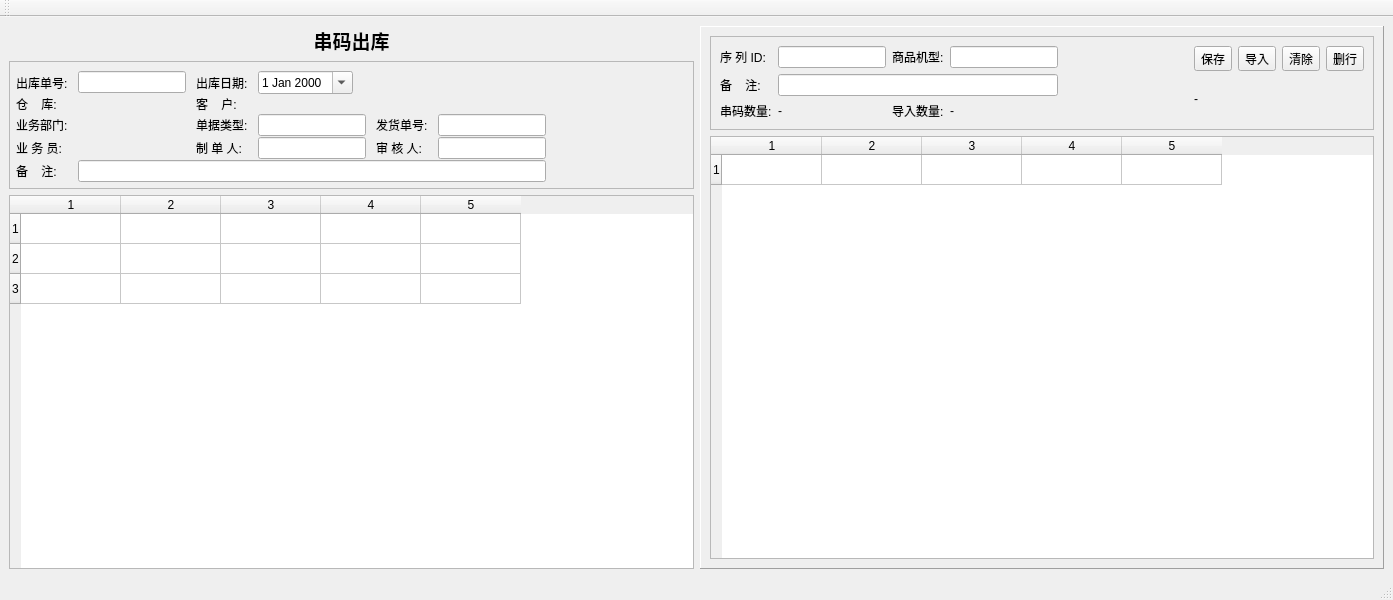
<?xml version="1.0" encoding="UTF-8"?>
<ui version="4.0">
 <class>RdOutImeiWin</class>
 <widget class="QMainWindow" name="RdOutImeiWin">
  <property name="geometry">
   <rect>
    <x>0</x>
    <y>0</y>
    <width>1393</width>
    <height>600</height>
   </rect>
  </property>
  <property name="windowTitle">
   <string>MainWindow</string>
  </property>
  <widget class="QWidget" name="centralwidget">
   <layout class="QHBoxLayout" name="horizontalLayout_2">
    <item>
     <layout class="QGridLayout" name="gridLayout">
      <item row="1" column="0" rowspan="2">
       <widget class="QFrame" name="frame_2">
        <property name="frameShape">
         <enum>QFrame::StyledPanel</enum>
        </property>
        <property name="frameShadow">
         <enum>QFrame::Plain</enum>
        </property>
        <layout class="QVBoxLayout" name="verticalLayout">
         <property name="spacing">
          <number>1</number>
         </property>
         <property name="margin">
          <number>0</number>
         </property>
         <item>
          <widget class="QFrame" name="frame_4">
           <property name="frameShape">
            <enum>QFrame::NoFrame</enum>
           </property>
           <property name="frameShadow">
            <enum>QFrame::Plain</enum>
           </property>
           <property name="lineWidth">
            <number>0</number>
           </property>
           <layout class="QHBoxLayout" name="horizontalLayout_4">
            <property name="margin">
             <number>1</number>
            </property>
           </layout>
          </widget>
         </item>
         <item>
          <layout class="QGridLayout" name="headGridLayout">
           <property name="horizontalSpacing">
            <number>10</number>
           </property>
           <property name="margin">
            <number>6</number>
           </property>
           <item row="5" column="0">
            <widget class="QLabel" name="label_9">
             <property name="text">
              <string>备    注:</string>
             </property>
            </widget>
           </item>
           <item row="5" column="8">
            <widget class="QLabel" name="rdLabel">
             <property name="text">
              <string/>
             </property>
            </widget>
           </item>
           <item row="3" column="3">
            <widget class="QLineEdit" name="makerEdit">
             <property name="sizePolicy">
              <sizepolicy hsizetype="Fixed" vsizetype="Fixed">
               <horstretch>0</horstretch>
               <verstretch>0</verstretch>
              </sizepolicy>
             </property>
             <property name="readOnly">
              <bool>true</bool>
             </property>
            </widget>
           </item>
           <item row="3" column="4">
            <widget class="QLabel" name="label_10">
             <property name="text">
              <string>审 核 人:</string>
             </property>
            </widget>
           </item>
           <item row="1" column="0">
            <widget class="QLabel" name="label_7">
             <property name="text">
              <string>仓    库:</string>
             </property>
            </widget>
           </item>
           <item row="3" column="1">
            <widget class="QkSearchEditBox" name="userSearchEditbox">
             <property name="sizePolicy">
              <sizepolicy hsizetype="Fixed" vsizetype="Fixed">
               <horstretch>0</horstretch>
               <verstretch>0</verstretch>
              </sizepolicy>
             </property>
            </widget>
           </item>
           <item row="3" column="2">
            <widget class="QLabel" name="label_8">
             <property name="text">
              <string>制 单 人:</string>
             </property>
            </widget>
           </item>
           <item row="1" column="1">
            <widget class="QkSearchEditBox" name="whSearchEditbox"/>
           </item>
           <item row="2" column="0">
            <widget class="QLabel" name="label_6">
             <property name="sizePolicy">
              <sizepolicy hsizetype="Fixed" vsizetype="Preferred">
               <horstretch>0</horstretch>
               <verstretch>0</verstretch>
              </sizepolicy>
             </property>
             <property name="text">
              <string>业务部门:</string>
             </property>
            </widget>
           </item>
           <item row="2" column="1">
            <widget class="QkSearchEditBox" name="depSearchEditbox">
             <property name="sizePolicy">
              <sizepolicy hsizetype="Minimum" vsizetype="Fixed">
               <horstretch>0</horstretch>
               <verstretch>0</verstretch>
              </sizepolicy>
             </property>
            </widget>
           </item>
           <item row="3" column="0">
            <widget class="QLabel" name="label_12">
             <property name="sizePolicy">
              <sizepolicy hsizetype="Fixed" vsizetype="Preferred">
               <horstretch>0</horstretch>
               <verstretch>0</verstretch>
              </sizepolicy>
             </property>
             <property name="text">
              <string>业 务 员:</string>
             </property>
            </widget>
           </item>
           <item row="0" column="3">
            <widget class="QDateEdit" name="dateEdit">
             <property name="sizePolicy">
              <sizepolicy hsizetype="Fixed" vsizetype="Fixed">
               <horstretch>0</horstretch>
               <verstretch>0</verstretch>
              </sizepolicy>
             </property>
             <property name="calendarPopup">
              <bool>true</bool>
             </property>
            </widget>
           </item>
           <item row="0" column="1">
            <widget class="QLineEdit" name="noEdit">
             <property name="sizePolicy">
              <sizepolicy hsizetype="Fixed" vsizetype="Fixed">
               <horstretch>0</horstretch>
               <verstretch>0</verstretch>
              </sizepolicy>
             </property>
             <property name="dragEnabled">
              <bool>true</bool>
             </property>
             <property name="readOnly">
              <bool>true</bool>
             </property>
            </widget>
           </item>
           <item row="0" column="2">
            <widget class="QLabel" name="label_2">
             <property name="sizePolicy">
              <sizepolicy hsizetype="Fixed" vsizetype="Preferred">
               <horstretch>0</horstretch>
               <verstretch>0</verstretch>
              </sizepolicy>
             </property>
             <property name="text">
              <string>出库日期:</string>
             </property>
            </widget>
           </item>
           <item row="0" column="0">
            <widget class="QLabel" name="idLabel">
             <property name="sizePolicy">
              <sizepolicy hsizetype="Fixed" vsizetype="Preferred">
               <horstretch>0</horstretch>
               <verstretch>0</verstretch>
              </sizepolicy>
             </property>
             <property name="text">
              <string>出库单号:</string>
             </property>
            </widget>
           </item>
           <item row="3" column="5">
            <widget class="QLineEdit" name="auditEdit">
             <property name="sizePolicy">
              <sizepolicy hsizetype="Fixed" vsizetype="Fixed">
               <horstretch>0</horstretch>
               <verstretch>0</verstretch>
              </sizepolicy>
             </property>
             <property name="readOnly">
              <bool>true</bool>
             </property>
            </widget>
           </item>
           <item row="1" column="2">
            <widget class="QLabel" name="label_3">
             <property name="sizePolicy">
              <sizepolicy hsizetype="Fixed" vsizetype="Preferred">
               <horstretch>0</horstretch>
               <verstretch>0</verstretch>
              </sizepolicy>
             </property>
             <property name="text">
              <string>客    户:</string>
             </property>
            </widget>
           </item>
           <item row="2" column="2">
            <widget class="QLabel" name="label">
             <property name="text">
              <string>单据类型:</string>
             </property>
            </widget>
           </item>
           <item row="2" column="3">
            <widget class="QLineEdit" name="busTypeEdit">
             <property name="sizePolicy">
              <sizepolicy hsizetype="Fixed" vsizetype="Fixed">
               <horstretch>0</horstretch>
               <verstretch>0</verstretch>
              </sizepolicy>
             </property>
            </widget>
           </item>
           <item row="1" column="3" colspan="3">
            <widget class="QkSearchEditBox" name="venSearchEditbox">
             <property name="sizePolicy">
              <sizepolicy hsizetype="Preferred" vsizetype="Fixed">
               <horstretch>0</horstretch>
               <verstretch>0</verstretch>
              </sizepolicy>
             </property>
            </widget>
           </item>
           <item row="2" column="4">
            <widget class="QLabel" name="arrivalLabel">
             <property name="sizePolicy">
              <sizepolicy hsizetype="Fixed" vsizetype="Fixed">
               <horstretch>0</horstretch>
               <verstretch>0</verstretch>
              </sizepolicy>
             </property>
             <property name="text">
              <string>发货单号:</string>
             </property>
            </widget>
           </item>
           <item row="2" column="5">
            <widget class="QLineEdit" name="arrivalNoEdit">
             <property name="sizePolicy">
              <sizepolicy hsizetype="Fixed" vsizetype="Fixed">
               <horstretch>0</horstretch>
               <verstretch>0</verstretch>
              </sizepolicy>
             </property>
             <property name="readOnly">
              <bool>true</bool>
             </property>
            </widget>
           </item>
           <item row="5" column="1" colspan="5">
            <widget class="QLineEdit" name="memoEdit"/>
           </item>
          </layout>
         </item>
        </layout>
       </widget>
      </item>
      <item row="0" column="0">
       <widget class="QLabel" name="label_16">
        <property name="font">
         <font>
          <family>微软雅黑</family>
          <pointsize>14</pointsize>
          <weight>75</weight>
          <bold>true</bold>
         </font>
        </property>
        <property name="text">
         <string>串码出库</string>
        </property>
        <property name="alignment">
         <set>Qt::AlignCenter</set>
        </property>
       </widget>
      </item>
      <item row="4" column="0">
       <widget class="QTableWidget" name="tableWidget">
        <property name="cornerButtonEnabled">
         <bool>true</bool>
        </property>
        <property name="rowCount">
         <number>3</number>
        </property>
        <property name="columnCount">
         <number>5</number>
        </property>
        <attribute name="horizontalHeaderCascadingSectionResizes">
         <bool>false</bool>
        </attribute>
        <attribute name="horizontalHeaderHighlightSections">
         <bool>true</bool>
        </attribute>
        <attribute name="horizontalHeaderShowSortIndicator" stdset="0">
         <bool>false</bool>
        </attribute>
        <attribute name="horizontalHeaderStretchLastSection">
         <bool>false</bool>
        </attribute>
        <attribute name="verticalHeaderCascadingSectionResizes">
         <bool>false</bool>
        </attribute>
        <attribute name="verticalHeaderHighlightSections">
         <bool>true</bool>
        </attribute>
        <attribute name="verticalHeaderStretchLastSection">
         <bool>false</bool>
        </attribute>
        <row/>
        <row/>
        <row/>
        <column/>
        <column/>
        <column/>
        <column/>
        <column/>
       </widget>
      </item>
     </layout>
    </item>
    <item>
     <widget class="QFrame" name="frame">
      <property name="frameShape">
       <enum>QFrame::Panel</enum>
      </property>
      <property name="frameShadow">
       <enum>QFrame::Raised</enum>
      </property>
      <layout class="QVBoxLayout" name="verticalLayout_2">
       <item>
        <widget class="QFrame" name="frame_3">
         <property name="frameShape">
          <enum>QFrame::StyledPanel</enum>
         </property>
         <property name="frameShadow">
          <enum>QFrame::Plain</enum>
         </property>
         <layout class="QHBoxLayout" name="horizontalLayout">
          <property name="leftMargin">
           <number>9</number>
          </property>
          <property name="topMargin">
           <number>9</number>
          </property>
          <item>
           <layout class="QGridLayout" name="gridLayout_2">
            <item row="0" column="1">
             <widget class="QLineEdit" name="idxEdit">
              <property name="sizePolicy">
               <sizepolicy hsizetype="Fixed" vsizetype="Fixed">
                <horstretch>0</horstretch>
                <verstretch>0</verstretch>
               </sizepolicy>
              </property>
              <property name="readOnly">
               <bool>true</bool>
              </property>
             </widget>
            </item>
            <item row="0" column="3">
             <widget class="QLineEdit" name="nameEdit">
              <property name="sizePolicy">
               <sizepolicy hsizetype="Fixed" vsizetype="Fixed">
                <horstretch>0</horstretch>
                <verstretch>0</verstretch>
               </sizepolicy>
              </property>
              <property name="readOnly">
               <bool>true</bool>
              </property>
             </widget>
            </item>
            <item row="0" column="4">
             <spacer name="horizontalSpacer">
              <property name="orientation">
               <enum>Qt::Horizontal</enum>
              </property>
              <property name="sizeHint" stdset="0">
               <size>
                <width>40</width>
                <height>20</height>
               </size>
              </property>
             </spacer>
            </item>
            <item row="0" column="0">
             <widget class="QLabel" name="label_5">
              <property name="sizePolicy">
               <sizepolicy hsizetype="Fixed" vsizetype="Preferred">
                <horstretch>0</horstretch>
                <verstretch>0</verstretch>
               </sizepolicy>
              </property>
              <property name="text">
               <string>序 列 ID:</string>
              </property>
             </widget>
            </item>
            <item row="1" column="0">
             <widget class="QLabel" name="label_11">
              <property name="text">
               <string>备    注:</string>
              </property>
             </widget>
            </item>
            <item row="0" column="2">
             <widget class="QLabel" name="label_4">
              <property name="sizePolicy">
               <sizepolicy hsizetype="Fixed" vsizetype="Preferred">
                <horstretch>0</horstretch>
                <verstretch>0</verstretch>
               </sizepolicy>
              </property>
              <property name="text">
               <string>商品机型:</string>
              </property>
             </widget>
            </item>
            <item row="1" column="1" colspan="3">
             <widget class="QLineEdit" name="mEdit"/>
            </item>
            <item row="2" column="1">
             <widget class="QLabel" name="label_14">
              <property name="text">
               <string>-</string>
              </property>
             </widget>
            </item>
            <item row="2" column="3">
             <widget class="QLabel" name="label_13">
              <property name="text">
               <string>-</string>
              </property>
             </widget>
            </item>
            <item row="2" column="0">
             <widget class="QLabel" name="label_17">
              <property name="text">
               <string>串码数量:</string>
              </property>
             </widget>
            </item>
            <item row="2" column="2">
             <widget class="QLabel" name="label_18">
              <property name="text">
               <string>导入数量:</string>
              </property>
             </widget>
            </item>
           </layout>
          </item>
          <item>
           <layout class="QGridLayout" name="gridLayout_3">
            <item row="0" column="2">
             <widget class="QToolButton" name="importButton">
              <property name="text">
               <string>导入</string>
              </property>
              <property name="iconSize">
               <size>
                <width>24</width>
                <height>24</height>
               </size>
              </property>
              <property name="toolButtonStyle">
               <enum>Qt::ToolButtonTextUnderIcon</enum>
              </property>
             </widget>
            </item>
            <item row="0" column="4">
             <widget class="QToolButton" name="delButton">
              <property name="text">
               <string>删行</string>
              </property>
              <property name="iconSize">
               <size>
                <width>24</width>
                <height>24</height>
               </size>
              </property>
              <property name="toolButtonStyle">
               <enum>Qt::ToolButtonTextUnderIcon</enum>
              </property>
             </widget>
            </item>
            <item row="0" column="1">
             <widget class="QToolButton" name="saveButton">
              <property name="text">
               <string>保存</string>
              </property>
              <property name="iconSize">
               <size>
                <width>24</width>
                <height>24</height>
               </size>
              </property>
              <property name="toolButtonStyle">
               <enum>Qt::ToolButtonTextUnderIcon</enum>
              </property>
             </widget>
            </item>
            <item row="0" column="3">
             <widget class="QToolButton" name="clearButton">
              <property name="text">
               <string>清除</string>
              </property>
              <property name="iconSize">
               <size>
                <width>24</width>
                <height>24</height>
               </size>
              </property>
              <property name="toolButtonStyle">
               <enum>Qt::ToolButtonTextUnderIcon</enum>
              </property>
             </widget>
            </item>
            <item row="1" column="1">
             <widget class="QLabel" name="label_15">
              <property name="text">
               <string>-</string>
              </property>
             </widget>
            </item>
           </layout>
          </item>
         </layout>
        </widget>
       </item>
       <item>
        <widget class="QTableWidget" name="tableWidget2">
         <property name="sizePolicy">
          <sizepolicy hsizetype="Expanding" vsizetype="Expanding">
           <horstretch>0</horstretch>
           <verstretch>0</verstretch>
          </sizepolicy>
         </property>
         <property name="rowCount">
          <number>1</number>
         </property>
         <property name="columnCount">
          <number>5</number>
         </property>
         <row/>
         <column/>
         <column/>
         <column/>
         <column/>
         <column/>
        </widget>
       </item>
      </layout>
     </widget>
    </item>
   </layout>
  </widget>
  <widget class="QStatusBar" name="statusbar"/>
  <widget class="QToolBar" name="toolBar">
   <property name="windowTitle">
    <string>toolBar</string>
   </property>
   <attribute name="toolBarArea">
    <enum>TopToolBarArea</enum>
   </attribute>
   <attribute name="toolBarBreak">
    <bool>false</bool>
   </attribute>
  </widget>
 </widget>
 <customwidgets>
  <customwidget>
   <class>QkSearchEditBox</class>
   <extends>QWidget</extends>
   <header>qksearcheditbox.h</header>
  </customwidget>
 </customwidgets>
 <resources/>
 <connections/>
</ui>
